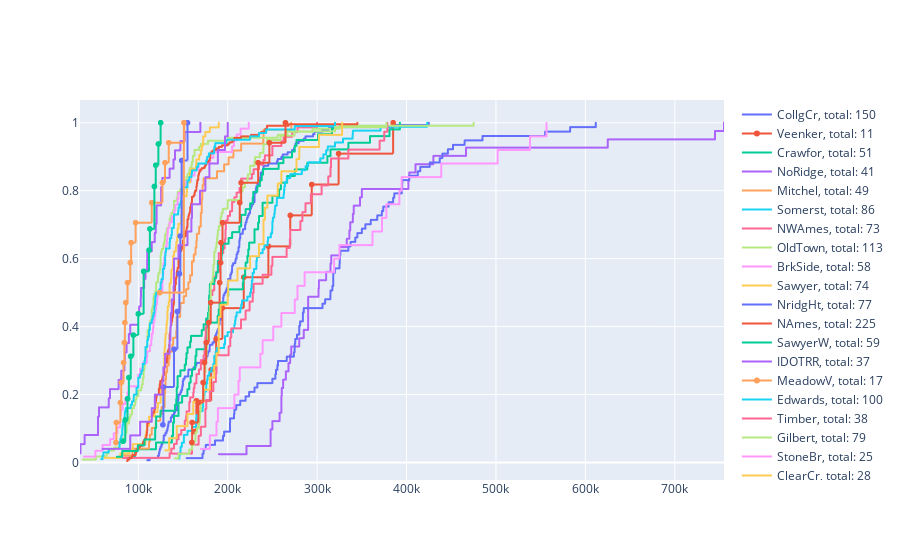

The code cell stored with this chart in its notebook:
### Code cell
multiple_ecdf('Neighborhood')
